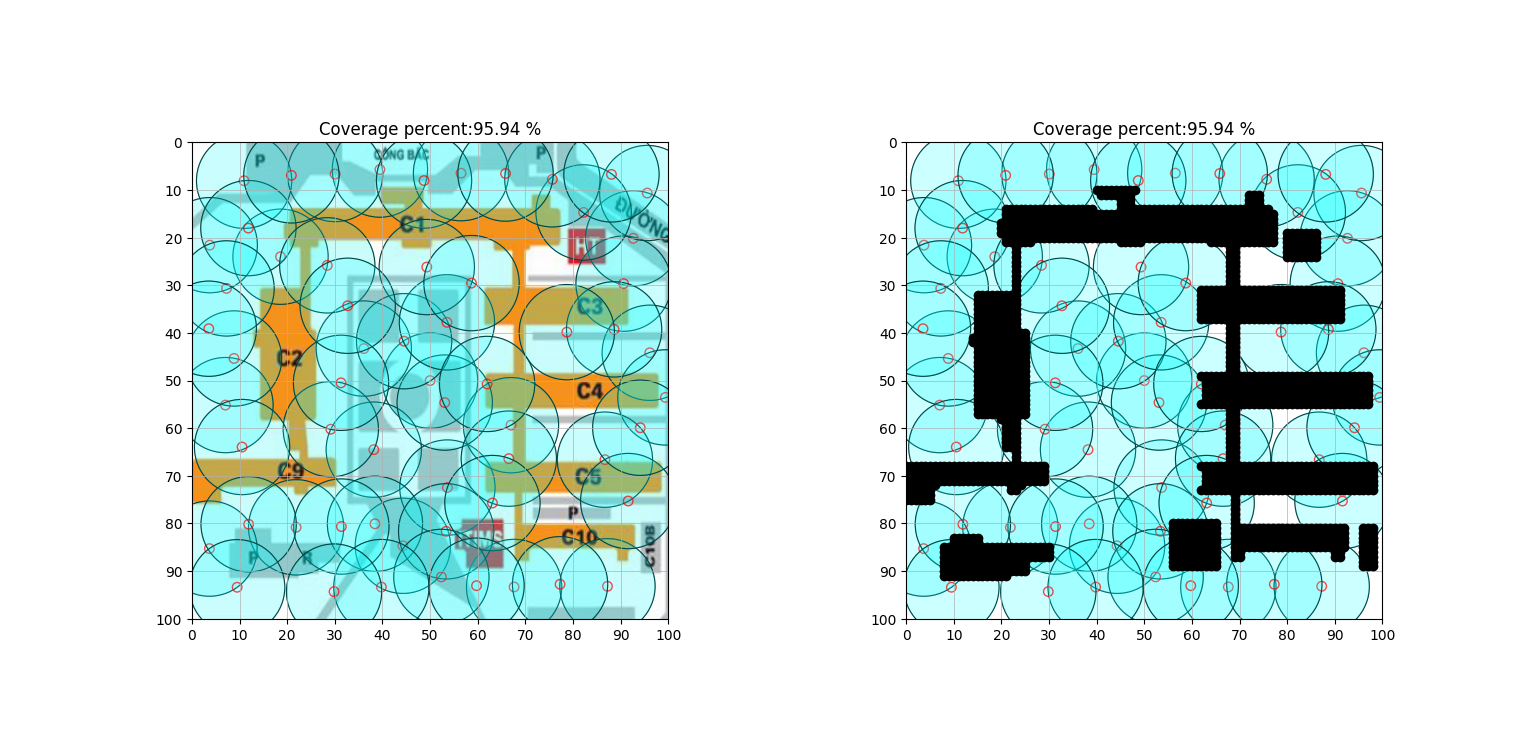

This chart was generated by the following Python code:
from PIL import Image
import numpy as np
import matplotlib.pyplot as plt
import random
import numpy as np
import networkx as nx
import matplotlib.pyplot as plt
from matplotlib.patches import Circle
from matplotlib.colors import ListedColormap
import math
import csv

# Set initial parameters
Rs=sensing_range = 10
Rc=communication_range = 10
nPop=num_sensor = 60
num_solutions = num_sensor
VarMaxx = length = 100
VarMaxy=width = 100
M = length * width
matrix = np.zeros((length, width))

# Set parameters for ABC
num_employed_bees = num_solutions
num_onlooker_bees = num_solutions
max_iterations = 2000
limit = 50  # Reduced limit to increase exploration

image = Image.open('C1_v2.png')
image_resized = image.resize((VarMaxx+1, VarMaxy+1))
image_L = image_resized.convert('L')
Area1 = np.zeros((VarMaxx+1,VarMaxy+1))
image_matrix = np.array(image_L)

image_1 =  Image.open('C1_real.png')

for i in range(VarMaxx+1):
    for j in range(VarMaxy+1):
        if image_matrix[i,j]  > 1:
            Area1[i,j] = 255
        else:
            Area1[i,j] = 1

ban_position_list = np.argwhere(Area1 == 1)
ban_position = [(x, y) for y, x in ban_position_list]

def fitness_function(sensor_nodes):
    M = (VarMaxx+1)*(VarMaxy+1)
    Rss = Rs ** 2 
    matrix_c = np.zeros((VarMaxx+1, VarMaxy+1), dtype=int)  
    grid_x, grid_y = np.meshgrid(np.arange(VarMaxx+1), np.arange(VarMaxy+1), indexing='ij')
    for sensor in sensor_nodes:
        sensor_y, sensor_x = sensor
        distances = (grid_x - sensor_x) ** 2 + (grid_y - sensor_y) ** 2
        matrix_c[distances <= Rss] = 1
    for i in ban_position:
        matrix_c[i[1],i[0]] = 0 
    coverage_ratio = round(np.sum(matrix_c) / M, 4)
    return coverage_ratio

def check_connectivity(positions, communication_range):
    dist_matrix = np.sqrt(np.sum((positions[:, np.newaxis] - positions) ** 2, axis=2))
    adjacency_matrix = (dist_matrix <= communication_range).astype(int)
    np.fill_diagonal(adjacency_matrix, 0)
    graph = nx.Graph(adjacency_matrix)
    return nx.is_connected(graph)

def initialize_population(): 
    sink_node = (VarMaxx/2, VarMaxy/2)
    initPop = []
    initPop.append(sink_node)
    for i in range(1, nPop):
        check = True
        while check:
            xp, yp = initPop[np.random.randint(0,i)]
            Rcom = Rc*np.random.rand()
            xi = xp + 2*Rcom*np.random.rand()-Rcom
            if np.random.rand() >0.5:
                yi = yp + math.sqrt(Rcom**2 -(xi-xp)**2)
            else:
                yi = yp - math.sqrt(Rcom**2 -(xi-xp)**2)
            xi = np.clip(xi, 0, VarMaxx)
            yi = np.clip(yi, 0, VarMaxy)
            xj = int(xi)
            yj = int(yi)
            xj_c = xj+1
            yj_c = yj+1
            xj_t = xj-1
            yj_t = yj-1
            xj_c = np.clip(xj_c, 0, VarMaxx)
            yj_c = np.clip(yj_c, 0, VarMaxy)
            xj_t = np.clip(xj_t, 0, VarMaxx)
            yj_t = np.clip(yj_t, 0, VarMaxy)
            if (Area1[yj,xj] == 255
                and Area1[yj,xj_c] == 255 
                and Area1[yj,xj_t] == 255
                and Area1[yj_c,xj] == 255
                and Area1[yj_t,xj] == 255):
                check = False
        initPop.append((xi, yi))
    return initPop

food_sources = initialize_population()
best_fitness = fitness_function(food_sources)
no_improvement_counters = np.zeros(num_employed_bees)

# Main loop
for iteration in range(max_iterations):
    # Employed bees phase
    for i in range(1,num_employed_bees):
        mutant = np.copy(food_sources)
        available_sensors = list(range(1,num_sensor))
        available_sensors.remove(i)
        dimension = random.choice(available_sensors)  # Fixed to range (0, num_sensor-1)
        phi = 2 * np.random.uniform(-1, 1, 2) * (1 - no_improvement_counters[i] / max_iterations) ** 5
        mutant[i, :] += phi*(mutant[i,:]-mutant[dimension,:])

        mutant[i, 0] = np.clip(mutant[i, 0], 0, width)
        mutant[i, 1] = np.clip(mutant[i, 1], 0, length)

        
        xi = int(mutant[i, 0])
        yi = int(mutant[i, 1])
        xi_c = xi+1
        yi_c = yi+1
        xi_t = xi-1
        yi_t = yi-1
        xi_c = np.clip(xi_c, 0, VarMaxx)
        yi_c = np.clip(yi_c, 0, VarMaxy)
        xi_t = np.clip(xi_t, 0, VarMaxx)
        yi_t = np.clip(yi_t, 0, VarMaxy)
        if (Area1[yi,xi] == 255
            and Area1[yi,xi_c] == 255 
            and Area1[yi,xi_t] == 255
            and Area1[yi_c,xi] == 255
            and Area1[yi_t,xi] == 255):
            mutant_fitness = fitness_function(mutant)
            if check_connectivity(mutant, communication_range) and mutant_fitness > best_fitness :
                food_sources = np.copy(mutant)
                best_fitness = mutant_fitness
                no_improvement_counters[i] = 0
            else:
                no_improvement_counters[i] += 1

    # Calculate probabilities
    F = np.zeros(num_employed_bees)
    for i in range(1,num_employed_bees):
        property = np.delete(food_sources, i, axis=0)
        F[i] = fitness_function(property)
    P = F / np.sum(F)
    # Onlooker bees phase
    for j in range(1,num_onlooker_bees):
        selected_food_source = np.random.choice(num_employed_bees, p=P)
                                                                                                                                    
        mutant = np.copy(food_sources)
        available_sensors = list(range(1,num_sensor))
        available_sensors.remove(j)
        dimension = random.choice(available_sensors)  # Fixed to range (0, num_sensor-1)
        phi = 2 * np.random.uniform(-1, 1, 2) * (1 - no_improvement_counters[j] / max_iterations) ** 5
        mutant[selected_food_source, :] += phi*(mutant[j,:]-mutant[dimension,:])

        mutant[selected_food_source, 0] = np.clip(mutant[selected_food_source, 0], 0, width)
        mutant[selected_food_source, 1] = np.clip(mutant[selected_food_source, 1], 0, length)

        
        xi = int(mutant[selected_food_source, 0])
        yi = int(mutant[selected_food_source, 1])
        xi_c = xi+1
        yi_c = yi+1
        xi_t = xi-1
        yi_t = yi-1
        xi_c = np.clip(xi_c, 0, VarMaxx)
        yi_c = np.clip(yi_c, 0, VarMaxy)
        xi_t = np.clip(xi_t, 0, VarMaxx)
        yi_t = np.clip(yi_t, 0, VarMaxy)
        if (Area1[yi,xi] == 255
            and Area1[yi,xi_c] == 255 
            and Area1[yi,xi_t] == 255
            and Area1[yi_c,xi] == 255
            and Area1[yi_t,xi] == 255):
            mutant_fitness = fitness_function(mutant)
            if check_connectivity(mutant, communication_range) and mutant_fitness > best_fitness:
                food_sources[selected_food_source] = mutant[selected_food_source]
                best_fitness = mutant_fitness
                no_improvement_counters[selected_food_source] = 0
            else:
                no_improvement_counters[selected_food_source] += 1

    # Scout bees phase
    for k in range(1, num_employed_bees):
        if no_improvement_counters[k] > limit:
            new_solution=initialize_population()
            mutant_fitness = fitness_function(new_solution)
            if mutant_fitness > best_fitness and check_connectivity(new_solution, communication_range):
                food_sources = np.copy(new_solution)
                best_fitness = mutant_fitness
                no_improvement_counters[k] = 0
            else:
                no_improvement_counters[k] += 1


    # Display best fitness for each iteration
    print(f"Iteration {iteration}, Best Fitness: { best_fitness}")

# Find the overall best solution
overall_best_solution = food_sources

small_radius=1

def draw_circle(ax, center, radius, small_radius):
    # Đường bao  phủ của cảm biến
    outline_circle = plt.Circle(center, radius, fill=False, ec='black', lw=0.8, alpha=1)  
    ax.add_artist(outline_circle)
    
    # Phạm vi cảm biến
    large_circle = plt.Circle(center, radius, color='cyan', alpha=0.2)  
    ax.add_artist(large_circle)

    # Hình tròn nhỏ bên trong
    small_circle = plt.Circle(center, small_radius, fill=False, ec='red', lw=1, alpha=0.7)  
    ax.add_artist(small_circle)
    
def plot_sensor(sensor_nodes, fitness):
    

    fig, (ax,ay) = plt.subplots(1,2)
    ax.set_xlim(0, VarMaxx)
    ax.set_ylim(0, VarMaxy)
    ax.set_aspect('equal', adjustable='box')
    ax.set_xticks(np.arange(0, 101, 10))
    ax.set_yticks(np.arange(0, 101, 10))
    ax.grid(True, linewidth=0.5)
    ax.invert_yaxis()
    
    ay.set_xlim(0, VarMaxx)
    ay.set_ylim(0, VarMaxy)
    ay.set_aspect('equal', adjustable='box')
    ay.set_xticks(np.arange(0, 101, 10))
    ay.set_yticks(np.arange(0, 101, 10))
    ay.grid(True, linewidth=0.5)
    ay.invert_yaxis()

    # Hình 1: Vẽ các điểm xong và chèn nền

    for i, node in enumerate(sensor_nodes):
        draw_circle(ax,node,Rs,small_radius)
    ax.imshow(image_1, extent=[0, VarMaxx, VarMaxy, 0])
    
    # Hình 2: Vẽ các điểm và Vẽ lại các vật cản

    for i, node in enumerate(sensor_nodes):
        draw_circle(ay,node,Rs,small_radius)
    for bp in ban_position:
        ay.plot(bp[0], bp[1], 'ko')

    plt.grid(True)
    caculator = round((len(ban_position)/((VarMaxy+1)*(VarMaxx+1))),4)
    ax.set_title(f"Coverage percent:{round(fitness/(1-caculator),4) * 100 :.2f} %")
    ay.set_title(f"Coverage percent:{round(fitness/(1-caculator),4) * 100 :.2f} %")
    plt.subplots_adjust(wspace=0.5)
    plt.savefig('graph.pdf')
    plt.show()
with open('ABC.CSV', mode ='w', newline='') as file:
    csv_writer = csv.writer(file)
    csv_writer.writerow([best_fitness])
    csv_writer.writerows(overall_best_solution)
plot_sensor(overall_best_solution, best_fitness)
